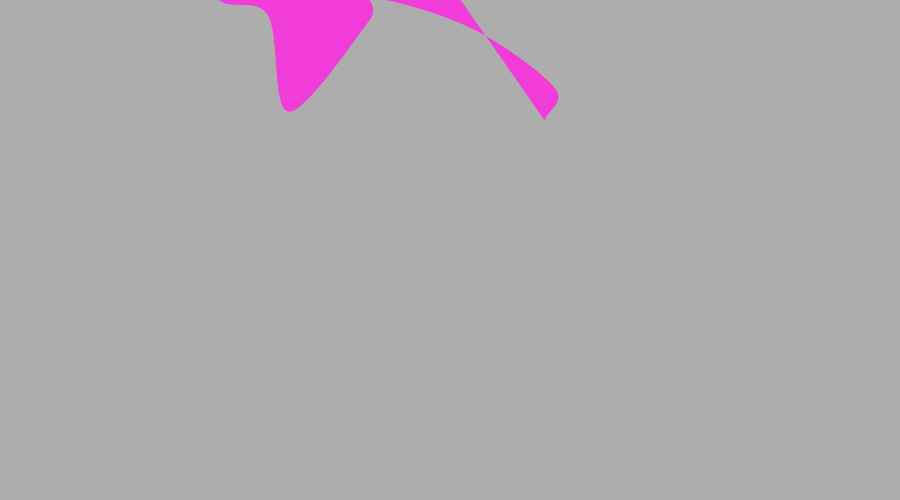
Frame 1 (no input)
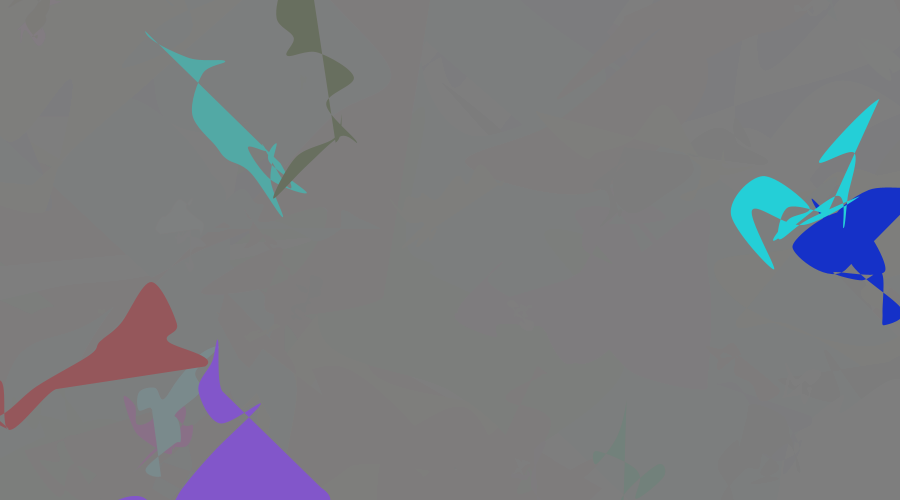
Frame 60 (the mouse pressed at the canvas centre just before this capture)
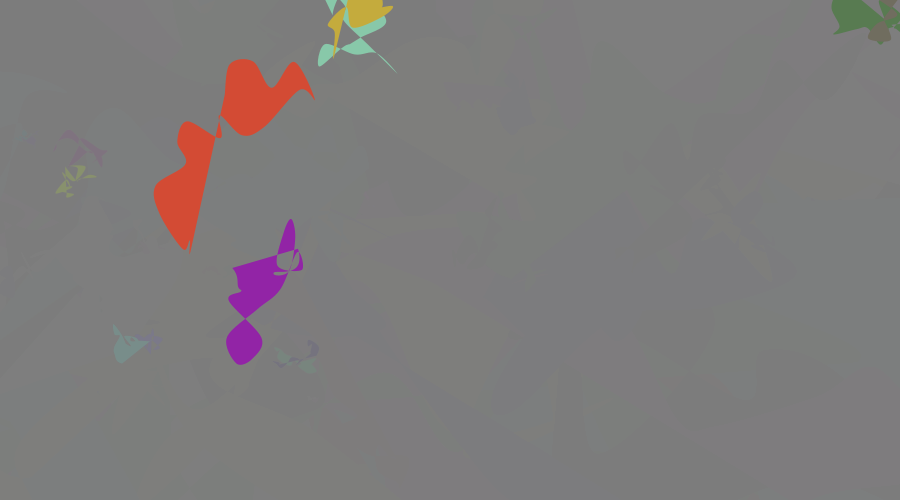
Frame 120 (the mouse held since frame 60 and released just before this capture)

The Processing sketch that drew these frames (run headless with seeded random() and noise(); from frame 60 on, the mouse is pressed at the canvas centre):

// Processing sketch: splotch
// ── splotch.pde
// splotch on page
// try quadratic vertex
// how to makeeach splotch unfurl separately?

float t = 0; //oscillate random size of splotch;
float dt = .1;

void setup () {
  
  size(900,500);
  translate(width/2, height/2);
  
}

void draw() {
  //background(0);
  fill(125,100);
  noStroke();
  rect(0,0, width, height);
  float x = random(0,width);
  float y = random(0,height);
  float x0 = x;
  float y0 = y;
  int nVertex = 20;
  fill(102);
  stroke(255);
  strokeWeight(2);
  
  float randSize = (1+sin(t))*100;
  
  
  beginShape();
   fill(random(255),random(255),random(255));
   
   noStroke();
  for (int i = 0; i < nVertex; i++) {
    
    curveVertex(x,y);
    
    x = x +random(-randSize,randSize);
    
    y = y +random(-randSize,randSize);
    //ellipse(x,y,2*i,2*i);
  }
  curveVertex(x0,y0);  
  endShape();
  
   beginShape();
   noStroke();
   fill(random(255),random(255),random(255));
   
  for (int i = nVertex; i >  0; i--) {
    curveVertex(x,y);
    x = x +random(-randSize,randSize);
    y = y +random(-randSize,randSize);
   noStroke(); 
   //ellipse(x,y,2*i,2*i);
  }
  
  curveVertex(x0,y0);
    
  endShape();
  
  delay(100);
  
  t += dt;
}
